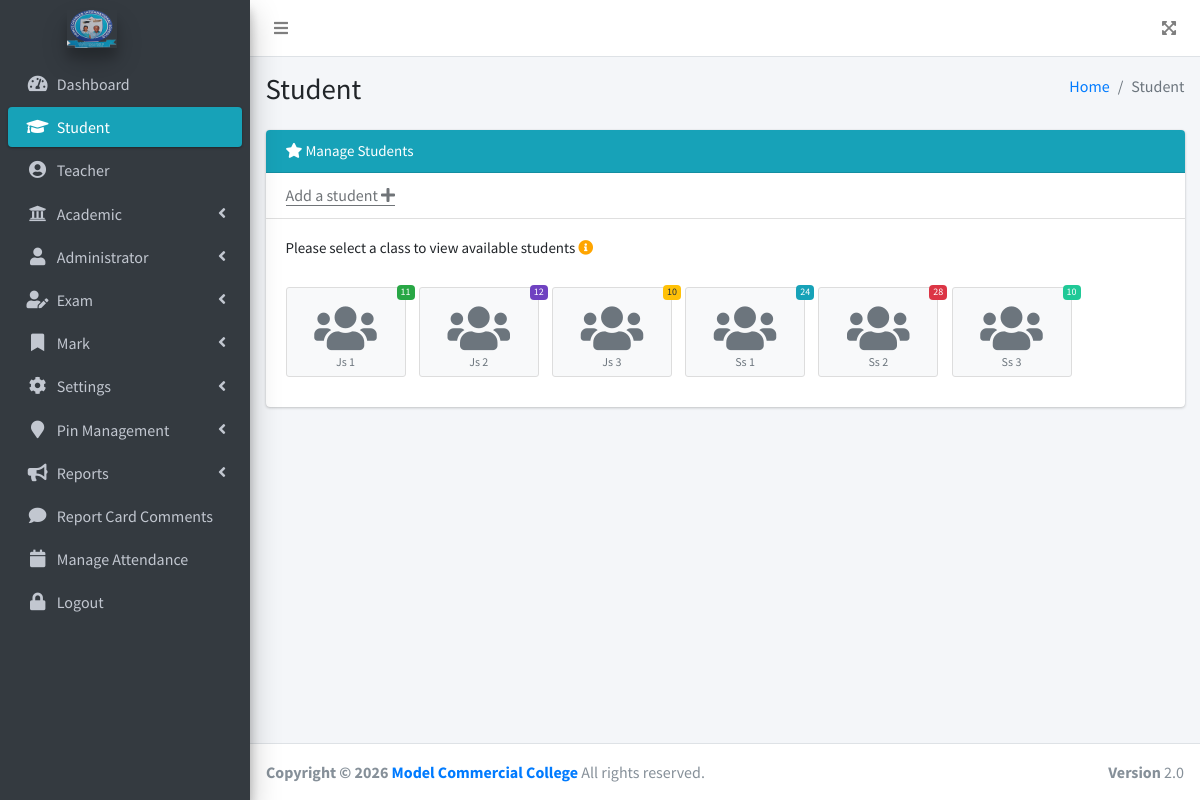
The app's page /admin/student (signed in) with its own data.
### tables this page shows
CREATE TABLE `general_settings` (
  `id` int(11) NOT NULL,
  `school_tagline` varchar(255) NOT NULL,
  `school_name` varchar(255) NOT NULL,
  `phone_no` varchar(255) NOT NULL,
  `email` varchar(255) NOT NULL,
  `address` varchar(255) NOT NULL,
  `footer` varchar(255) NOT NULL,
  `next_term_begins` varchar(255) NOT NULL,
  `current_school_session` varchar(200) NOT NULL,
  `no_times_school_open` int(11) NOT NULL,
  `logo` varchar(255) NOT NULL,
  `admin_login_bg` varchar(255) NOT NULL,
  `student_login_bg` varchar(255) NOT NULL,
  `teacher_login_bg` varchar(255) NOT NULL,
  `main_url` varchar(255) NOT NULL,
  `reg_no_prefix` varchar(10) NOT NULL,
  `terminal_report_bg_image` varchar(255) NOT NULL,
  `school_website` varchar(255) NOT NULL,
  `school_stamp` varchar(255) NOT NULL,
  `principal_name` varchar(255) NOT NULL
);

CREATE TABLE `classes` (
  `id` int(11) NOT NULL,
  `name` varchar(100) NOT NULL,
  `class_numeric` int(11) NOT NULL,
  `teacher_name` varchar(100) NOT NULL,
  `note` text NOT NULL,
  `show_position` varchar(10) NOT NULL DEFAULT 'yes'
);

### admin/student.php (the view, shortened to what the rows shown need)
<?php
if(isset($_SESSION['username'])){
    ?>
<!DOCTYPE html>
<html lang="en">
<head>
    <?php include('includes/styles.php');?>
</head>
<body class="hold-transition sidebar-mini layout-fixed">
<div class="wrapper">
    <?php include('includes/notifications.php');?>
    <?php include('includes/sidebar.php');?>
    <div class="content-wrapper">
        <div class="content-header">
            <div class="container-fluid">
                <div class="row mb-2">
                    <div class="col-sm-6">
                        <h1 class="m-0">Student </h1>
                    </div>
                    <div class="col-sm-6">
                        <ol class="breadcrumb float-sm-right">
                            <li class="breadcrumb-item"><a href="<?php echo $conn->base_url(); ?>">Home</a></li>
                            <li class="breadcrumb-item active">Student</li>
                        </ol>
                    </div>
                </div>
            </div>
        </div>
        <section class="content">
            <div class="container-fluid">
                <div class="row">
                 <section class="col-lg-12 connectedSortable">
                     <div class="card">
                         <div class="card-header" style="background: #17a2b8; color: #fff;">
                             <h3 class="card-title" style="font-size: 15px;">
                                     <i class="fa fa-star"></i>
                                 Manage Students
                             </h3>
                         </div>
                         <div class="card-header">
                             <h3 class="card-title">
                                 <a href="<?php echo $conn->base_url(); ?>add-student">Add a student
                                   <i class="fa fa-plus"></i>
                                 </a>
                             </h3>
                         </div>
                         <div class="card-body">
                             <h3 class="card-title text-center" style="font-size: 15px;">
                                 Please select a class to view available students
                                 <i class="fa fa-info-circle" data-toggle="tooltip" title="N:B: Only classes with students added
                                        are clickable"></i>
                             </h3>
                             <br><br>
                             <div>
                                 <?php
                                  $sql = "SELECT * FROM classes";
                                  $conn->query($sql);
                                  $result = $conn->fetchMultiple();
                                  $n = 0;
                                  foreach ($result as $class){
                                      $class_name = strtolower($conn->slugify($class->name));
                                      $class_id = $class->id;
                                      $badge_color = array('bg-success', 'bg-purple', 'bg-warning', 'bg-info', 'bg-danger', 'bg-teal');
                                      $sql = "SELECT COUNT(studentID) FROM student WHERE classesID =:class_id";
                                      $conn->query($sql);
                                      $conn->bind(":class_id", $class_id);
                                      $students_available = $conn->fetchColumn();
                                      $link = $base_url."student/$class_id";
                                      ?>
                                      <a class="btn btn-app" style="min-width:120px; height: 90px;" <?php
                                         if($students_available != 0){
                                             echo "href='$link'";
                                         }
                                      ?>> <span class="badge <?php echo $badge_color[$n];?>" data-toggle="tooltip"
                                                title="<?php echo $students_available; ?> student(s) available in class <?php echo $class_name; ?>">
                                             <?php echo $students_available; ?>
                                          </span>
                                         <i class="fas fa-users" style="font-size: 50px;"> </i>
                                          <?php echo ucwords(str_replace('-', ' ', $class_name));?>
                                      </a>
                                      <?php
                                      $n++;
                                  }
                                 ?>
                             </div>
                         </div>
                     </div>
                 </section>
                </div>
          </div>
        </section>
            </div>
    <?php include 'includes/footer.php'; ?>
<?php
}
?>

### admin/includes/sidebar.php (shortened to what the rows shown need)
<aside class="main-sidebar sidebar-dark-primary elevation-4">
    <a href="<?php echo $base_url; ?>" class="brand-link">
        <img src="<?php echo $conn->base_url(); ?>upload/<?php echo $logo; ?>" alt="<?php echo $logo; ?>" class="brand-image img-circles elevation-4" style="opacity: .8">
    </a>
    <div class="sidebar">
        <nav class="mt-2">
            <ul class="nav nav-pills nav-sidebar flex-column" data-widget="treeview" role="menu" data-accordion="false">
                <li class="nav-item">
                    <a href="<?php echo $conn->base_url();  ?>" <?php
                      if(basename($_SERVER['SCRIPT_NAME']) == 'index.php'){
                          echo 'class = "nav-link active"';
                      }else{
                          echo 'class = "nav-link"';
                      }
                    ?>>
                        <i class="nav-icon fas fa-tachometer-alt"></i>
                        <p>
                            Dashboard
                        </p>
                    </a>
                </li>
                <li class="nav-item">
                    <a href="<?php echo $conn->base_url();?>student" <?php
                    if(basename($_SERVER['SCRIPT_NAME']) == 'student.php'
                       || basename($_SERVER['SCRIPT_NAME']) == 'add-student.php'
                       || basename($_SERVER['SCRIPT_NAME']) == 'edit-student.php'
                       || basename($_SERVER['SCRIPT_NAME']) == 'view-student.php'){
                        echo 'class = "nav-link active"';
                    }else{
                        echo 'class = "nav-link"';
                    }
                    ?>>
                        <i class="nav-icon fas fa-graduation-cap"></i>
                        <p>
                            Student
                        </p>
                    </a>
                </li>
                <li class="nav-item">
                    <a href="<?php echo $conn->base_url();?>teacher" <?php
                    if(basename($_SERVER['SCRIPT_NAME']) == 'teacher.php'
                       || basename($_SERVER['SCRIPT_NAME']) == 'add-teacher.php'
                       || basename($_SERVER['SCRIPT_NAME']) == 'view-teacher.php'
                       || basename($_SERVER['SCRIPT_NAME']) == 'edit-teacher.php'){
                        echo 'class = "nav-link active"';
                    }else{
                        echo 'class = "nav-link"';
                    }
                    ?>>
                        <i class="nav-icon fas fa-user-circle"></i>
                        <p>
                          Teacher
                        </p>
                    </a>
                </li>
                <li <?php
                   if(basename($_SERVER['SCRIPT_NAME']) == 'class.php'
                       || basename($_SERVER['SCRIPT_NAME']) == 'section.php'
                       || basename($_SERVER['SCRIPT_NAME']) == 'add-section.php'
                       || basename($_SERVER['SCRIPT_NAME']) == 'edit-section.php'
                       || basename($_SERVER['SCRIPT_NAME']) == 'subject.php'
                       || basename($_SERVER['SCRIPT_NAME']) == 'add-class.php'
                       || basename($_SERVER['SCRIPT_NAME']) == 'edit-class.php'
                       || basename($_SERVER['SCRIPT_NAME']) == 'edit-subject.php'
                       || basename($_SERVER['SCRIPT_NAME']) == 'add-subject.php'
                       || basename($_SERVER['SCRIPT_NAME']) == 'promotion.php'){
                    echo 'class = "nav-item menu-open"';
                }else{
                    echo 'class = "nav-item"';
                }
                ?>>
                    <a href="#" class="nav-link">
                        <i class="nav-icon fas fa-university"></i>
                        <p>
                            Academic
                            <i class="fas fa-angle-left right"></i>
                        </p>
                    </a>
                </li>
                <li <?php
                if(basename($_SERVER['SCRIPT_NAME']) == 'resetpassword.php'
                  || basename($_SERVER['SCRIPT_NAME']) == 'systemadmin.php'){
                    echo 'class = "nav-item menu-open"';
                }else{
                    echo 'class = "nav-item"';
                }
                ?>>
                    <a href="#" class="nav-link">
                        <i class="nav-icon fas fa-user"></i>
                        <p>
                            Administrator
                            <i class="fas fa-angle-left right"></i>
                        </p>
                    </a>
                </li>
                <li <?php
                if(basename($_SERVER['SCRIPT_NAME']) == 'exam.php'
                  || basename($_SERVER['SCRIPT_NAME']) == 'add-exam.php'
                  || basename($_SERVER['SCRIPT_NAME']) == 'edit-exam.php'
                  || basename($_SERVER['SCRIPT_NAME']) == 'add-grade.php'
                  || basename($_SERVER['SCRIPT_NAME']) == 'edit-grade.php'
                  || basename($_SERVER['SCRIPT_NAME']) == 'grade.php'){
                    echo 'class = "nav-item menu-open"';
                }else{
                    echo 'class = "nav-item"';
                }
                ?>>
                    <a href="#" class="nav-link">
                        <i class="nav-icon fas fa-user-edit"></i>
                        <p>
                            Exam
                            <i class="fas fa-angle-left right"></i>
                        </p>
                    </a>
                </li>
                    <li <?php
                if(basename($_SERVER['SCRIPT_NAME']) == 'mark.php'
                  || basename($_SERVER['SCRIPT_NAME']) == 'view-mark.php'
                  || basename($_SERVER['SCRIPT_NAME']) == 'add-mark.php'){
                    echo 'class = "nav-item menu-open"';
                }else{
                    echo 'class = "nav-item"';
                }
                ?>>
                    <a href="#" class="nav-link">
                        <i class="nav-icon fas fa-bookmark"></i>
                        <p>
                            Mark
                            <i class="fas fa-angle-left right"></i>
                        </p>
                    </a>
                </li>
                <li <?php
                if(basename($_SERVER['SCRIPT_NAME']) == 'settings.php'
                   || basename($_SERVER['SCRIPT_NAME']) == 'show-position.php'){
                    echo 'class = "nav-item menu-open"';
                }else{
                    echo 'class = "nav-item"';
                }
                ?>>
                    <a href="#" class="nav-link">
                        <i class="nav-icon fas fa-cog"></i>
                        <p>
                            Settings
                            <i class="fas fa-angle-left right"></i>
                        </p>
                    </a>
                </li>
                <li <?php
                if(basename($_SERVER['SCRIPT_NAME']) == 'view-pins-requests.php'
                  || basename($_SERVER['SCRIPT_NAME']) == 'generate-pins.php'
                  || basename($_SERVER['SCRIPT_NAME']) == 'set-card-usage-limit.php'
                  || basename($_SERVER['SCRIPT_NAME']) == 'set-card-expire-date.php'){
                    echo 'class = "nav-item menu-open"';
                }else{
                    echo 'class = "nav-item"';
                }
                ?>>
                    <a href="#" class="nav-link">
                        <i class="nav-icon fa fa-map-marker"></i>
                        <p>
                            Pin Management
                            <i class="fas fa-angle-left right"></i>
                        </p>
                    </a>
                </li>
                <li <?php
                if(basename($_SERVER['SCRIPT_NAME']) == 'terminal-report.php'){
                    echo 'class = "nav-item menu-open"';
                }else{
                    echo 'class = "nav-item"';
                }
                ?>>
                    <a href="#" class="nav-link">
                        <i class="nav-icon fas fa-bullhorn"></i>
                        <p>
                            Reports
                            <i class="fas fa-angle-left right"></i>
                        </p>
                    </a>
                </li>
                <li class="nav-item">
                    <a href="<?php echo $conn->base_url();?>report-comments" <?php
                    if(basename($_SERVER['SCRIPT_NAME']) == 'report-comments.php'
                       ||basename($_SERVER['SCRIPT_NAME']) == 'add-comment.php' ){
                        echo 'class = "nav-link active"';
                    }else{
                        echo 'class = "nav-link"';
                    }
                    ?>>
                        <i class="nav-icon fas fa-comment"></i>
                        <p>Report Card Comments
                        </p>
                    </a>
                </li>
                <li class="nav-item">
                    <a href="<?php echo $conn->base_url();?>attendance" <?php
                    if(basename($_SERVER['SCRIPT_NAME']) == 'attendance.php'
                        ||basename($_SERVER['SCRIPT_NAME']) == 'add-attendance.php' ){
                        echo 'class = "nav-link active"';
                    }else{
                        echo 'class = "nav-link"';
                    }
                    ?>>
                        <i class="nav-icon fas fa-calendar"></i>
                        <p>Manage Attendance
                        </p>
                    </a>
                </li>
                <li class="nav-item">
                    <a href="<?php echo $conn->base_url();?>logout" <?php
                    if(basename($_SERVER['SCRIPT_NAME']) == 'logout.php'){
                        echo 'class = "nav-link active"';
                    }else{
                        echo 'class = "nav-link"';
                    }
                    ?>>
                        <i class="nav-icon fas fa-lock"></i>
                        <p>Logout
                        </p>
                    </a>
                </li>
            </ul>
        </nav>
    </div>
</aside>

### admin/includes/footer.php (shortened to what the rows shown need)
<footer class="main-footer">
    <strong>Copyright &copy; <?php echo date('Y'); ?> <a href="<?php echo $main_url; ?>"><?php echo $footer; ?></a></strong>
    All rights reserved.
    <div class="float-right d-none d-sm-inline-block">
        <b>Version</b> 2.0
    </div>
</footer>
</div>
</body>
</html>

### records on screen
general_settings: main_url+logo (picture), footer "Model Commercial College"
classes: students_available "11", name "Js 1"
classes: students_available "12", name "Js 2"
classes: students_available "10", name "Js 3"
classes: students_available "24", name "Ss 1"
classes: students_available "28", name "Ss 2"
classes: students_available "10", name "Ss 3"
